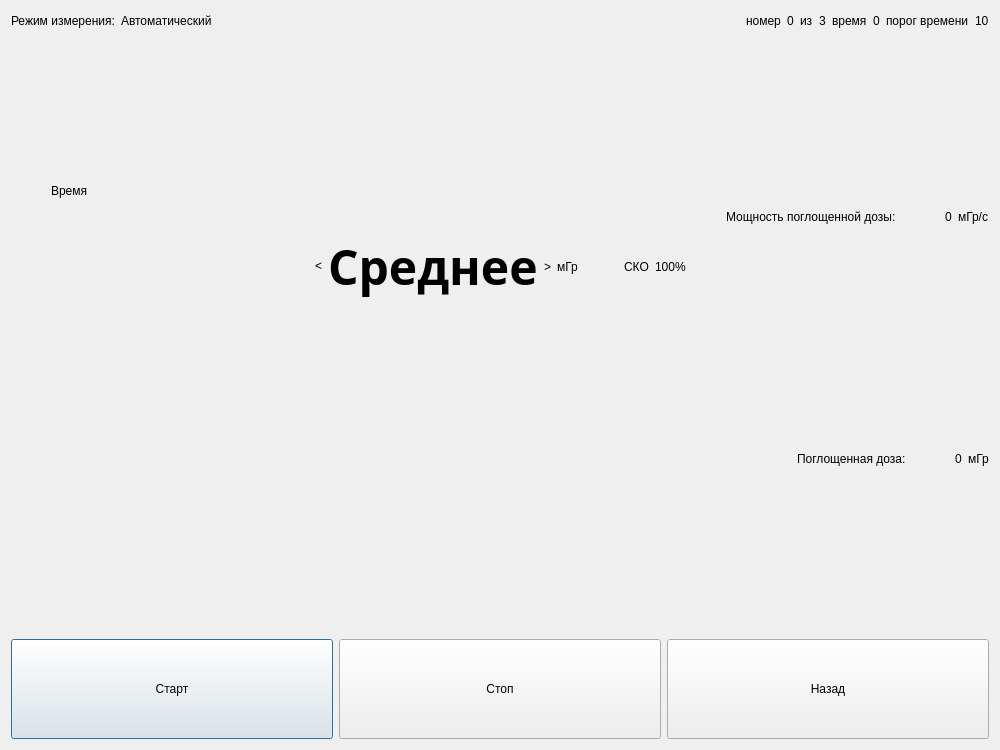
<?xml version="1.0" encoding="UTF-8"?>
<ui version="4.0">
 <class>Beta_measuring_measure</class>
 <widget class="QDialog" name="Beta_measuring_measure">
  <property name="geometry">
   <rect>
    <x>0</x>
    <y>0</y>
    <width>1000</width>
    <height>750</height>
   </rect>
  </property>
  <property name="windowTitle">
   <string>Dialog</string>
  </property>
  <layout class="QVBoxLayout" name="verticalLayout_2">
   <item>
    <layout class="QHBoxLayout" name="horizontalLayout">
     <item>
      <widget class="QLabel" name="label_10">
       <property name="text">
        <string>Режим измерения:</string>
       </property>
      </widget>
     </item>
     <item>
      <widget class="QLabel" name="label_11">
       <property name="text">
        <string>Автоматический</string>
       </property>
      </widget>
     </item>
     <item>
      <spacer name="horizontalSpacer_6">
       <property name="orientation">
        <enum>Qt::Horizontal</enum>
       </property>
       <property name="sizeHint" stdset="0">
        <size>
         <width>40</width>
         <height>20</height>
        </size>
       </property>
      </spacer>
     </item>
     <item>
      <widget class="QLabel" name="label_12">
       <property name="text">
        <string>номер</string>
       </property>
      </widget>
     </item>
     <item>
      <widget class="QLabel" name="label_13">
       <property name="text">
        <string>0</string>
       </property>
      </widget>
     </item>
     <item>
      <widget class="QLabel" name="label_14">
       <property name="text">
        <string>из</string>
       </property>
      </widget>
     </item>
     <item>
      <widget class="QLabel" name="label_15">
       <property name="text">
        <string>3</string>
       </property>
      </widget>
     </item>
     <item>
      <widget class="QLabel" name="label_16">
       <property name="text">
        <string>время</string>
       </property>
      </widget>
     </item>
     <item>
      <widget class="QLabel" name="label_17">
       <property name="text">
        <string>0</string>
       </property>
      </widget>
     </item>
     <item>
      <widget class="QLabel" name="label_18">
       <property name="text">
        <string>порог времени</string>
       </property>
      </widget>
     </item>
     <item>
      <widget class="QLabel" name="label_19">
       <property name="text">
        <string>10</string>
       </property>
      </widget>
     </item>
    </layout>
   </item>
   <item>
    <spacer name="verticalSpacer_3">
     <property name="orientation">
      <enum>Qt::Vertical</enum>
     </property>
     <property name="sizeHint" stdset="0">
      <size>
       <width>20</width>
       <height>40</height>
      </size>
     </property>
    </spacer>
   </item>
   <item>
    <layout class="QVBoxLayout" name="verticalLayout">
     <item>
      <layout class="QHBoxLayout" name="horizontalLayout_3">
       <item>
        <spacer name="horizontalSpacer">
         <property name="orientation">
          <enum>Qt::Horizontal</enum>
         </property>
         <property name="sizeType">
          <enum>QSizePolicy::Fixed</enum>
         </property>
         <property name="sizeHint" stdset="0">
          <size>
           <width>40</width>
           <height>20</height>
          </size>
         </property>
        </spacer>
       </item>
       <item>
        <widget class="QLabel" name="label_3">
         <property name="sizePolicy">
          <sizepolicy hsizetype="Preferred" vsizetype="Minimum">
           <horstretch>0</horstretch>
           <verstretch>0</verstretch>
          </sizepolicy>
         </property>
         <property name="text">
          <string>Время</string>
         </property>
        </widget>
       </item>
       <item>
        <spacer name="horizontalSpacer_7">
         <property name="orientation">
          <enum>Qt::Horizontal</enum>
         </property>
         <property name="sizeHint" stdset="0">
          <size>
           <width>40</width>
           <height>20</height>
          </size>
         </property>
        </spacer>
       </item>
      </layout>
     </item>
     <item>
      <layout class="QHBoxLayout" name="horizontalLayout_5">
       <item>
        <layout class="QHBoxLayout" name="horizontalLayout_2">
         <item>
          <spacer name="horizontalSpacer_4">
           <property name="orientation">
            <enum>Qt::Horizontal</enum>
           </property>
           <property name="sizeHint" stdset="0">
            <size>
             <width>40</width>
             <height>20</height>
            </size>
           </property>
          </spacer>
         </item>
         <item>
          <widget class="QLabel" name="label">
           <property name="text">
            <string>Мощность поглощенной дозы: </string>
           </property>
          </widget>
         </item>
         <item>
          <spacer name="horizontalSpacer_3">
           <property name="orientation">
            <enum>Qt::Horizontal</enum>
           </property>
           <property name="sizeType">
            <enum>QSizePolicy::Fixed</enum>
           </property>
           <property name="sizeHint" stdset="0">
            <size>
             <width>40</width>
             <height>20</height>
            </size>
           </property>
          </spacer>
         </item>
         <item>
          <widget class="QLabel" name="label_9">
           <property name="text">
            <string>0</string>
           </property>
          </widget>
         </item>
         <item>
          <widget class="QLabel" name="label_2">
           <property name="text">
            <string>мГр/с</string>
           </property>
          </widget>
         </item>
        </layout>
       </item>
       <item>
        <layout class="QHBoxLayout" name="horizontalLayout_4"/>
       </item>
      </layout>
     </item>
    </layout>
   </item>
   <item>
    <layout class="QHBoxLayout" name="horizontalLayout_8">
     <item>
      <spacer name="horizontalSpacer_9">
       <property name="orientation">
        <enum>Qt::Horizontal</enum>
       </property>
       <property name="sizeHint" stdset="0">
        <size>
         <width>40</width>
         <height>20</height>
        </size>
       </property>
      </spacer>
     </item>
     <item>
      <widget class="QLabel" name="label_23">
       <property name="text">
        <string>&lt;</string>
       </property>
      </widget>
     </item>
     <item>
      <widget class="QLabel" name="label_22">
       <property name="font">
        <font>
         <family>Source Code Pro</family>
         <pointsize>36</pointsize>
         <weight>75</weight>
         <bold>true</bold>
        </font>
       </property>
       <property name="text">
        <string>Среднее</string>
       </property>
      </widget>
     </item>
     <item>
      <widget class="QLabel" name="label_24">
       <property name="text">
        <string>&gt;</string>
       </property>
      </widget>
     </item>
     <item>
      <widget class="QLabel" name="label_25">
       <property name="text">
        <string>мГр</string>
       </property>
      </widget>
     </item>
     <item>
      <spacer name="horizontalSpacer_10">
       <property name="orientation">
        <enum>Qt::Horizontal</enum>
       </property>
       <property name="sizeType">
        <enum>QSizePolicy::Fixed</enum>
       </property>
       <property name="sizeHint" stdset="0">
        <size>
         <width>40</width>
         <height>20</height>
        </size>
       </property>
      </spacer>
     </item>
     <item>
      <widget class="QLabel" name="label_4">
       <property name="text">
        <string>СКО</string>
       </property>
      </widget>
     </item>
     <item>
      <widget class="QLabel" name="label_20">
       <property name="text">
        <string>100%</string>
       </property>
      </widget>
     </item>
     <item>
      <spacer name="horizontalSpacer_8">
       <property name="orientation">
        <enum>Qt::Horizontal</enum>
       </property>
       <property name="sizeHint" stdset="0">
        <size>
         <width>40</width>
         <height>20</height>
        </size>
       </property>
      </spacer>
     </item>
    </layout>
   </item>
   <item>
    <spacer name="verticalSpacer_4">
     <property name="orientation">
      <enum>Qt::Vertical</enum>
     </property>
     <property name="sizeHint" stdset="0">
      <size>
       <width>20</width>
       <height>51</height>
      </size>
     </property>
    </spacer>
   </item>
   <item>
    <layout class="QHBoxLayout" name="horizontalLayout_6">
     <item>
      <spacer name="horizontalSpacer_5">
       <property name="orientation">
        <enum>Qt::Horizontal</enum>
       </property>
       <property name="sizeHint" stdset="0">
        <size>
         <width>40</width>
         <height>20</height>
        </size>
       </property>
      </spacer>
     </item>
     <item>
      <widget class="QLabel" name="label_6">
       <property name="text">
        <string>Поглощенная доза: </string>
       </property>
      </widget>
     </item>
     <item>
      <spacer name="horizontalSpacer_2">
       <property name="orientation">
        <enum>Qt::Horizontal</enum>
       </property>
       <property name="sizeType">
        <enum>QSizePolicy::Fixed</enum>
       </property>
       <property name="sizeHint" stdset="0">
        <size>
         <width>40</width>
         <height>20</height>
        </size>
       </property>
      </spacer>
     </item>
     <item>
      <widget class="QLabel" name="label_8">
       <property name="text">
        <string>0</string>
       </property>
      </widget>
     </item>
     <item>
      <widget class="QLabel" name="label_7">
       <property name="text">
        <string>мГр</string>
       </property>
      </widget>
     </item>
    </layout>
   </item>
   <item>
    <widget class="QLabel" name="label_21">
     <property name="text">
      <string/>
     </property>
    </widget>
   </item>
   <item>
    <spacer name="verticalSpacer_2">
     <property name="orientation">
      <enum>Qt::Vertical</enum>
     </property>
     <property name="sizeHint" stdset="0">
      <size>
       <width>20</width>
       <height>40</height>
      </size>
     </property>
    </spacer>
   </item>
   <item>
    <layout class="QHBoxLayout" name="horizontalLayout_7">
     <item>
      <widget class="QPushButton" name="pushButton_2">
       <property name="sizePolicy">
        <sizepolicy hsizetype="Minimum" vsizetype="Maximum">
         <horstretch>0</horstretch>
         <verstretch>0</verstretch>
        </sizepolicy>
       </property>
       <property name="minimumSize">
        <size>
         <width>0</width>
         <height>100</height>
        </size>
       </property>
       <property name="text">
        <string>Старт</string>
       </property>
      </widget>
     </item>
     <item>
      <widget class="QPushButton" name="pushButton_3">
       <property name="sizePolicy">
        <sizepolicy hsizetype="Minimum" vsizetype="Maximum">
         <horstretch>0</horstretch>
         <verstretch>0</verstretch>
        </sizepolicy>
       </property>
       <property name="minimumSize">
        <size>
         <width>0</width>
         <height>100</height>
        </size>
       </property>
       <property name="text">
        <string>Стоп</string>
       </property>
      </widget>
     </item>
     <item>
      <widget class="QPushButton" name="pushButton">
       <property name="sizePolicy">
        <sizepolicy hsizetype="Minimum" vsizetype="Maximum">
         <horstretch>0</horstretch>
         <verstretch>0</verstretch>
        </sizepolicy>
       </property>
       <property name="minimumSize">
        <size>
         <width>0</width>
         <height>100</height>
        </size>
       </property>
       <property name="text">
        <string>Назад</string>
       </property>
      </widget>
     </item>
    </layout>
   </item>
  </layout>
 </widget>
 <resources/>
 <connections/>
</ui>
